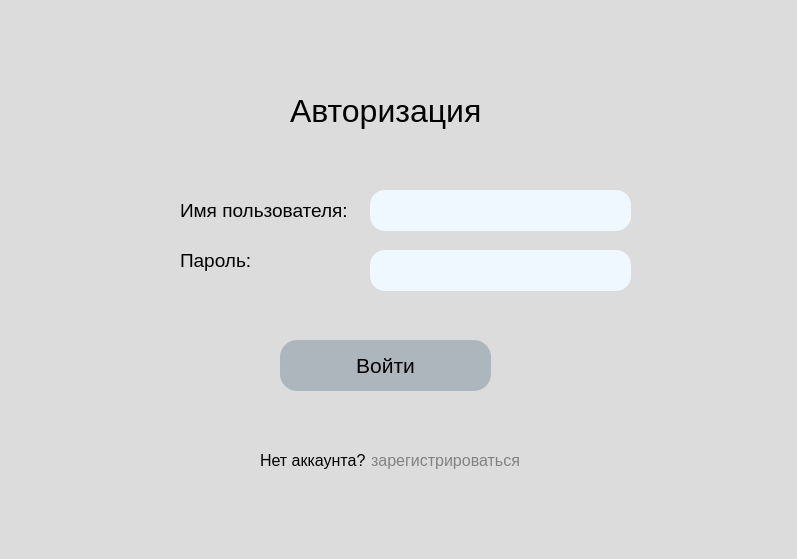
<?xml version="1.0" encoding="UTF-8"?>
<ui version="4.0">
 <class>Form</class>
 <widget class="QWidget" name="Form">
  <property name="geometry">
   <rect>
    <x>0</x>
    <y>0</y>
    <width>797</width>
    <height>559</height>
   </rect>
  </property>
  <property name="windowTitle">
   <string>Form</string>
  </property>
  <property name="styleSheet">
   <string notr="true">background-color: rgb(220,220,220);</string>
  </property>
  <widget class="QLabel" name="label_3">
   <property name="geometry">
    <rect>
     <x>180</x>
     <y>190</y>
     <width>171</width>
     <height>41</height>
    </rect>
   </property>
   <property name="font">
    <font>
     <family>ubuntu</family>
     <pointsize>14</pointsize>
    </font>
   </property>
   <property name="styleSheet">
    <string notr="true">font-family: ubuntu;</string>
   </property>
   <property name="text">
    <string>Имя пользователя:</string>
   </property>
  </widget>
  <widget class="QLabel" name="label_4">
   <property name="geometry">
    <rect>
     <x>260</x>
     <y>440</y>
     <width>111</width>
     <height>41</height>
    </rect>
   </property>
   <property name="font">
    <font>
     <pointsize>12</pointsize>
    </font>
   </property>
   <property name="text">
    <string>Нет аккаунта?</string>
   </property>
  </widget>
  <widget class="QLabel" name="label_2">
   <property name="geometry">
    <rect>
     <x>180</x>
     <y>240</y>
     <width>81</width>
     <height>41</height>
    </rect>
   </property>
   <property name="font">
    <font>
     <family>ubuntu</family>
     <pointsize>14</pointsize>
    </font>
   </property>
   <property name="styleSheet">
    <string notr="true">font-family: ubuntu;</string>
   </property>
   <property name="text">
    <string>Пароль:</string>
   </property>
  </widget>
  <widget class="QLineEdit" name="name_edit">
   <property name="geometry">
    <rect>
     <x>370</x>
     <y>190</y>
     <width>261</width>
     <height>41</height>
    </rect>
   </property>
   <property name="sizePolicy">
    <sizepolicy hsizetype="Expanding" vsizetype="Fixed">
     <horstretch>0</horstretch>
     <verstretch>0</verstretch>
    </sizepolicy>
   </property>
   <property name="font">
    <font>
     <pointsize>14</pointsize>
    </font>
   </property>
   <property name="styleSheet">
    <string notr="true">background-color: rgb(240,248,255);
border-radius: 15px;

</string>
   </property>
   <property name="text">
    <string/>
   </property>
   <property name="alignment">
    <set>Qt::AlignCenter</set>
   </property>
  </widget>
  <widget class="QPushButton" name="registration_button">
   <property name="geometry">
    <rect>
     <x>370</x>
     <y>440</y>
     <width>151</width>
     <height>41</height>
    </rect>
   </property>
   <property name="font">
    <font>
     <pointsize>12</pointsize>
    </font>
   </property>
   <property name="styleSheet">
    <string notr="true">background-color: rgb(220,220,220);
border-radius: 15px;
color: rgb(130,130,130);</string>
   </property>
   <property name="text">
    <string>зарегистрироваться</string>
   </property>
  </widget>
  <widget class="QLabel" name="label">
   <property name="geometry">
    <rect>
     <x>290</x>
     <y>90</y>
     <width>191</width>
     <height>41</height>
    </rect>
   </property>
   <property name="font">
    <font>
     <family>ubuntu</family>
     <pointsize>24</pointsize>
    </font>
   </property>
   <property name="styleSheet">
    <string notr="true">font-family: ubuntu;</string>
   </property>
   <property name="text">
    <string>Авторизация</string>
   </property>
  </widget>
  <widget class="QLineEdit" name="password_edit">
   <property name="geometry">
    <rect>
     <x>370</x>
     <y>250</y>
     <width>261</width>
     <height>41</height>
    </rect>
   </property>
   <property name="sizePolicy">
    <sizepolicy hsizetype="Expanding" vsizetype="Fixed">
     <horstretch>0</horstretch>
     <verstretch>0</verstretch>
    </sizepolicy>
   </property>
   <property name="font">
    <font>
     <pointsize>14</pointsize>
    </font>
   </property>
   <property name="styleSheet">
    <string notr="true">background-color: rgb(240,248,255);
border-radius: 15px</string>
   </property>
   <property name="text">
    <string/>
   </property>
   <property name="alignment">
    <set>Qt::AlignCenter</set>
   </property>
  </widget>
  <widget class="QPushButton" name="enter_button">
   <property name="geometry">
    <rect>
     <x>280</x>
     <y>340</y>
     <width>211</width>
     <height>51</height>
    </rect>
   </property>
   <property name="font">
    <font>
     <pointsize>16</pointsize>
    </font>
   </property>
   <property name="styleSheet">
    <string notr="true">background-color: rgb(173,181,189);
border-radius: 17px</string>
   </property>
   <property name="text">
    <string>Войти</string>
   </property>
  </widget>
  <widget class="QLabel" name="error_label">
   <property name="geometry">
    <rect>
     <x>70</x>
     <y>150</y>
     <width>631</width>
     <height>20</height>
    </rect>
   </property>
   <property name="font">
    <font>
     <pointsize>11</pointsize>
    </font>
   </property>
   <property name="styleSheet">
    <string notr="true">color: rgb(120, 120,120);</string>
   </property>
   <property name="text">
    <string/>
   </property>
   <property name="alignment">
    <set>Qt::AlignCenter</set>
   </property>
  </widget>
 </widget>
 <resources/>
 <connections/>
</ui>
